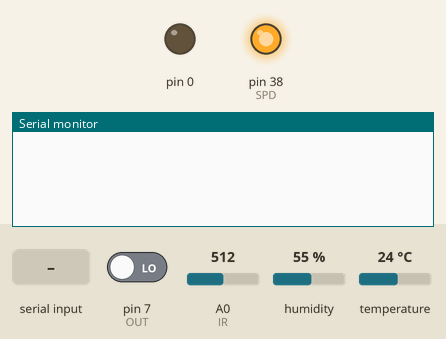
A sketch run on a simulated Arduino Mega 2560, built for the host (arithmetic inside an expression is 32-bit, double 64-bit). Parts: output pins drawn as LEDs (lit = HIGH), the last lines printed to the serial monitor. The inputs (shaded band) are chosen by the test bench; at power-on: pin 7 (OUT) LOW, A0 (IR) = 512, humidity 55 %, temperature 24 °C. Pins used as bus, display or sensor lines are not drawn.

Above: at 1.2 s.
1.3 s: "S" received over the second serial link
At 2.7 s:
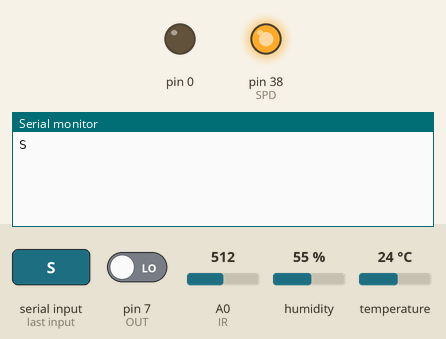
At 7.6 s:
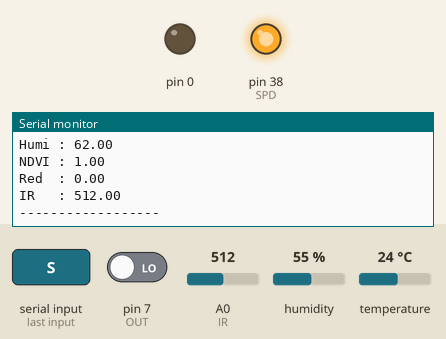

Measured:
- after the input at 1.3 s, the serial monitor: prints a new line at once (image 1)

The sketch:

car_and_sensor.ino
```cpp
#include <DHT.h>

#define FLF 22 //1
#define FLB 24 //2
#define FRB 28 //3
#define FRF 26 //4
#define BRB 30 //5
#define BRF 32 //6
#define BLF 34 //7
#define BLB 36 //8
#define SPD 38

#define DHTPIN 4       // Pin connected to the DHT sensor
#define DHTTYPE DHT11

#define S0 9
#define S1 10
#define S2 11
#define S3 8
#define OUT 7

#define IR A0

#define SOIL A1

int a[8] = {FRF,FRB,FLF,FLB,BRF,BRB,BLF,BLB};
DHT dht(DHTPIN,DHTTYPE);

void setup() {
  Serial.begin(9600);
  Serial3.begin(9600);

  for(int i=22;i<37;i+=2) pinMode(a[i],OUTPUT);
  for(int i = 8;i<12;i++) pinMode(i, OUTPUT);
  pinMode(SPD,OUTPUT);
  pinMode(OUT, INPUT);
  pinMode(IR,INPUT);
  pinMode(SOIL,INPUT);

  analogWrite(SPD,255);
  for(int i=22;i<37;i+=2) digitalWrite(a[i],LOW);

  digitalWrite(S0, HIGH);
  digitalWrite(S1, LOW);
}

void loop() {
  if(Serial3.available()){
    char dir = Serial3.read();
    Serial.println(dir);
    digitalWrite(S2, LOW);
    digitalWrite(S3, LOW);
    float red = 0;
    float temp = dht.readTemperature(); // in Celsius
    float humi = dht.readHumidity();
    float ir =0;
    int soil = map(analogRead(SOIL),620,310,0,100);
    for(int i = 0;i<5;i++){
      ir += analogRead(IR);
      red += pulseIn(OUT, LOW);
    }
    ir /= 5;
    red /= 5;
    float ndvi = calcNDVI(ir,red);
    temp = 29 + (((int)red%2==0)?red:-red)*0.01;
    humi = 62 + (((int)red%29==0)?red:-red)*ndvi*0.1;
    String data = String(temp)+","+String(humi)+","+String(ndvi)+","+String(soil);
    Serial3.println(data);
    //Serial.println(data);
    display(temp,humi,ndvi,red,ir);

    if (dir == 'S') cstop();
    else if (dir == 'f') fwd();
    else if (dir == 'b') bwd();
    else if (dir == 'l') left();
    else if (dir == 'r') right();
  }
}

void run(int key1,int key2) {digitalWrite(key1,HIGH);digitalWrite(key2,LOW);}

void stop(int key1,int key2) {digitalWrite(key1,LOW);digitalWrite(key2,LOW);}

void fwd() {run(FLF,FLB);run(FRF,FRB);run(BLF,BLB);run(BRF,BRB);}

void bwd() {run(FLB,FLF);run(FRB,FRF);run(BLB,BLF);run(BRB,BRF);}

void left() {run(FLF,FLB);run(BLF,BLB);stop(BRF,BRF);stop(FRF,FRB);}

void cstop() {stop(FLF,FLB);stop(FRF,FRB);stop(BLF,BLB);stop(BRF,BRB);}

void right() {run(FRF,FRB);run(BRF,BRB);stop(BLF,BLB);stop(FLF,FLB);}

void b_left() {run(FLB,FLF);run(BLB,BLF);stop(BRF,BRB);stop(FRF,FRB);}

void b_right() {run(FRB,FRF);run(BRB,BRF);stop(BLF,BLB);stop(FLF,FLB);}

void lit_left() {run(FLB,FLF);run(FRF,FRB);run(BLF,BLB);run(BRB,BRF);}

void lit_right() {run(FLF,FLB);run(FRB,FRF);run(BLB,BLF);run(BRF,BRB);}

float calcNDVI(float nir, unsigned long red) {
  float nirNorm = map(nir, 0, 1023, 0, 100) / 100.0;
  float redNorm = map(red, 0, 1023, 0, 100) / 100.0;
  if (nirNorm + redNorm == 0) return 0;
  return (nirNorm - redNorm) / (nirNorm + redNorm);
}

float display(float temp,float humi,float ndvi,float red,float ir){
  Serial.print("Temp : ");Serial.println(temp);
  Serial.print("Humi : ");Serial.println(humi);
  Serial.print("NDVI : ");Serial.println(ndvi);
  Serial.print("Red  : ");Serial.println(red);
  Serial.print("IR   : ");Serial.println(ir);
  Serial.println("------------------");
}
```
